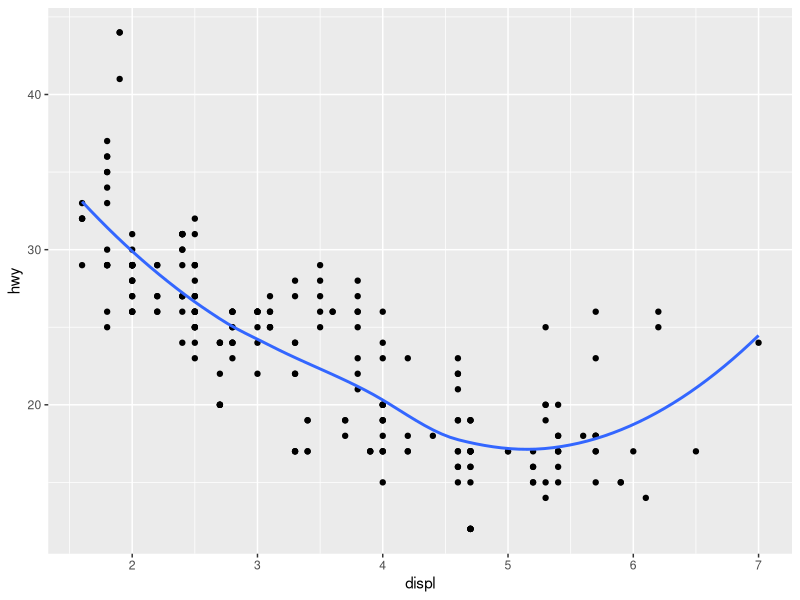
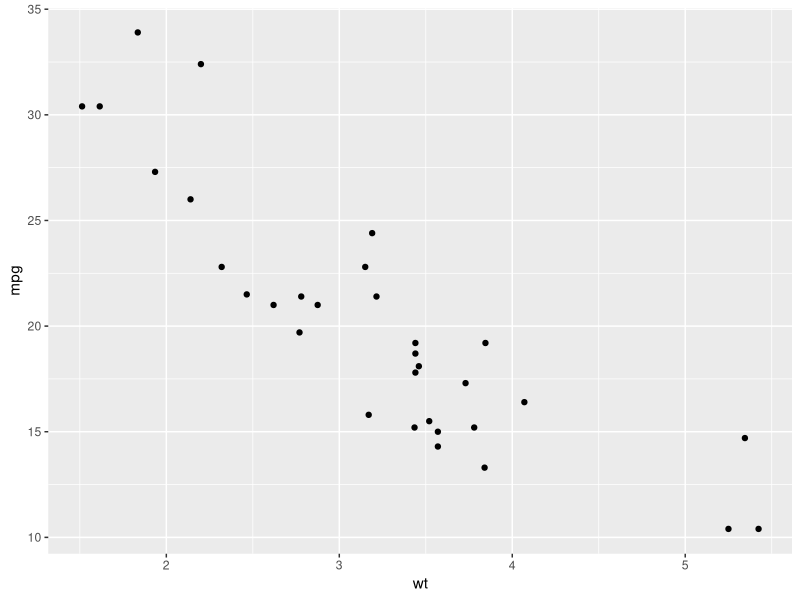
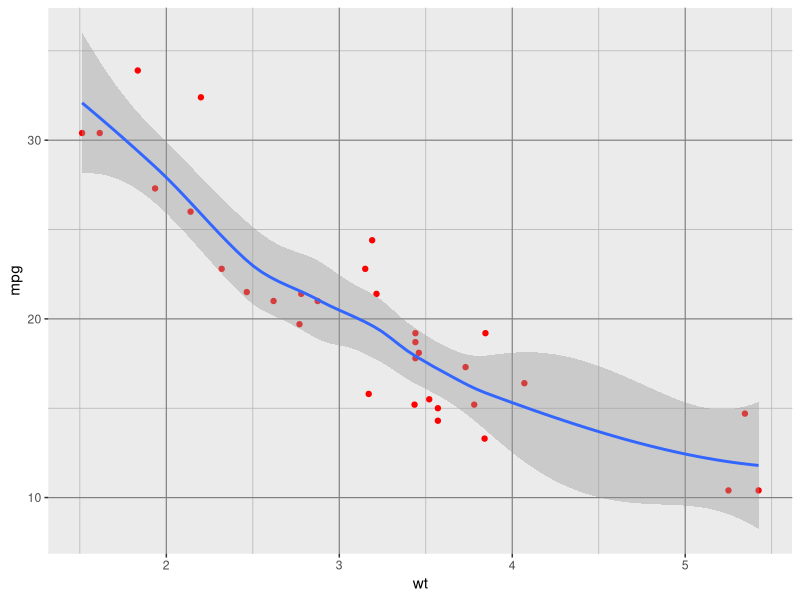
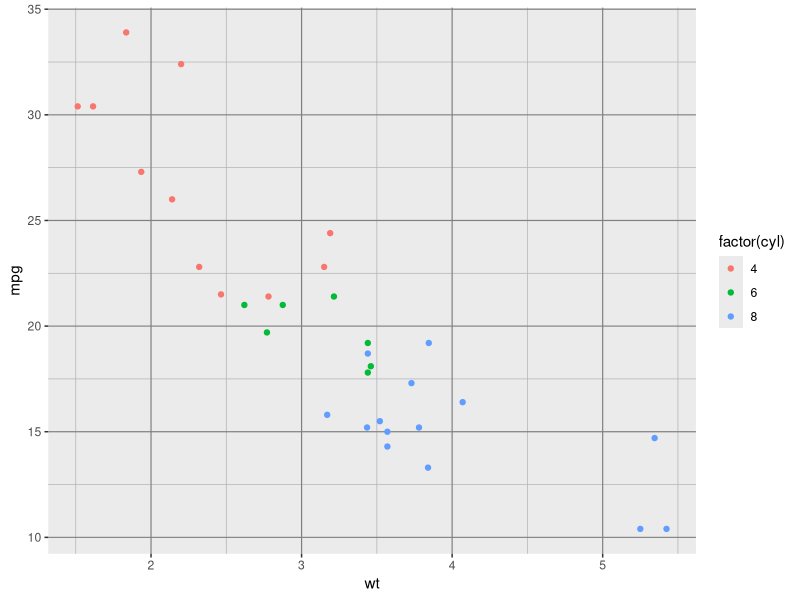
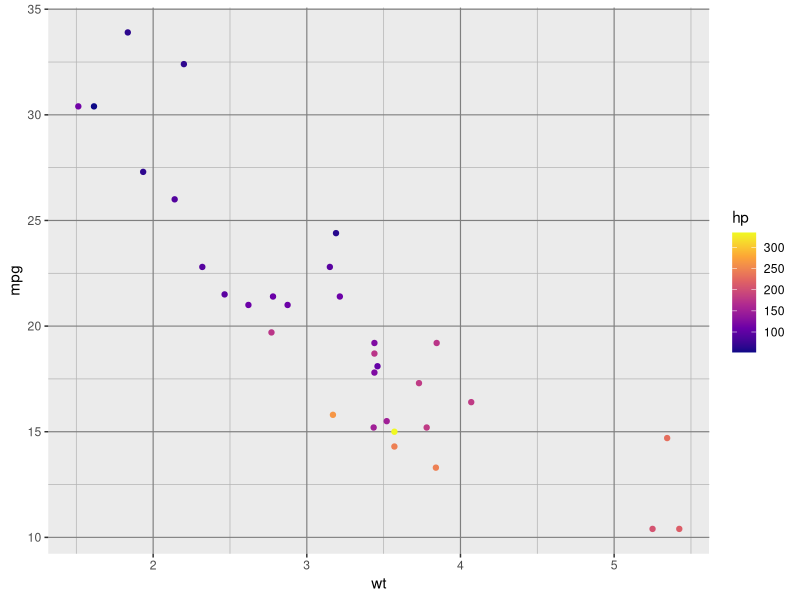
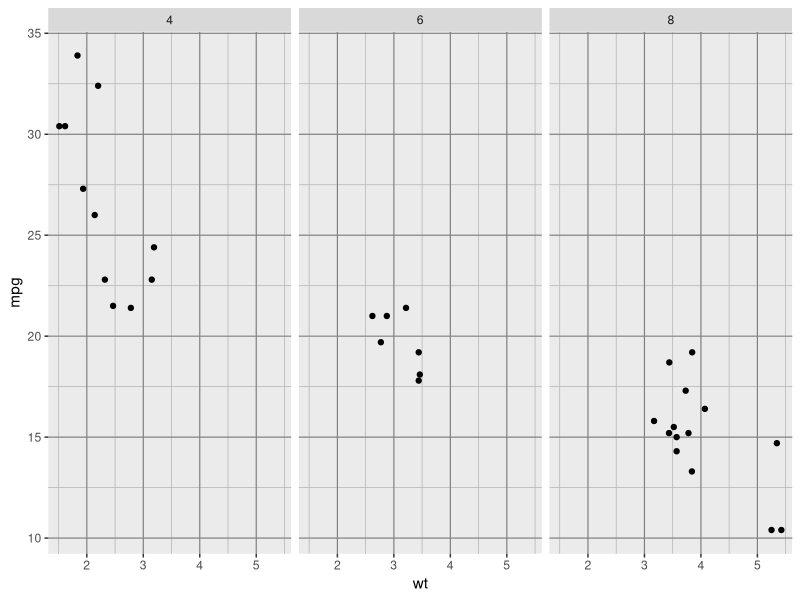
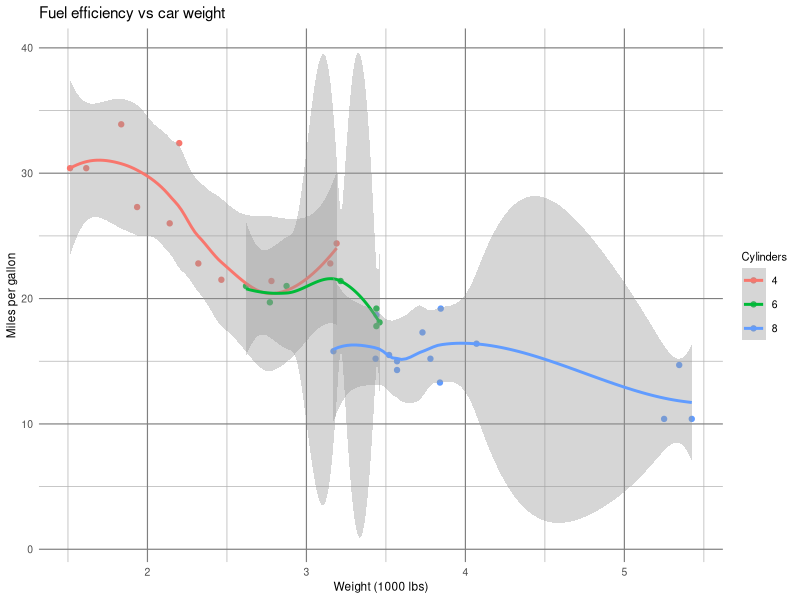

Generate these figures, in order, with R:
## ---- chunk 1
knitr::opts_chunk$set(echo = TRUE, message = FALSE, warning = FALSE)
## ---- chunk 2
library(ggplot2)
ggplot(mpg, aes(displ, hwy)) +
  geom_point() +
  geom_smooth(se = FALSE)
## ---- chunk 3
head(mtcars)
## ---- chunk 4
ggplot(mtcars, aes(x = wt, y = mpg)) + geom_point()
## ---- chunk 5
ggplot(mtcars, aes(wt, mpg)) +
  geom_point(colour = "red") +
  theme(
    panel.grid.major = element_line(colour = "grey50", linewidth = 0.4),
    panel.grid.minor = element_line(colour = "grey70", linewidth = 0.25)
  ) +
  geom_smooth(se = TRUE)
## ---- chunk 6
ggplot(mtcars, aes(wt, mpg, colour = factor(cyl))) +
  geom_point() +
  theme(
    panel.grid.major = element_line(color = "grey50", linewidth = 0.4),
    panel.grid.minor = element_line(color = "grey70", linewidth = 0.25)
  )
## ---- chunk 7
ggplot(mtcars, aes(wt, mpg, colour = hp)) +
  geom_point() +
  theme(
    panel.grid.major = element_line(colour = "grey50", linewidth = 0.4),
    panel.grid.minor = element_line(colour = "grey70", linewidth = 0.25)
  ) +
  scale_colour_viridis_c(option = "C")
## ---- chunk 8
ggplot(mtcars, aes(wt, mpg)) +
  geom_point() +
  theme(
    panel.grid.major = element_line(colour = "grey50", linewidth = 0.4),
    panel.grid.minor = element_line(colour = "grey70", linewidth = 0.25)
  ) +
  facet_wrap(~cyl, nrow = 1)
## ---- chunk 9
ggplot(mtcars, aes(x = wt, y = mpg, colour = factor(cyl))) +
  geom_point() +
  geom_smooth(se = TRUE) +
  labs(
    title = "Fuel efficiency vs car weight",
    x = "Weight (1000 lbs)",
    y = "Miles per gallon",
    colour = "Cylinders"
  ) +
  theme_minimal(base_size = 9) +
  theme(
    panel.grid.major = element_line(colour = "grey50", linewidth = 0.4),
    panel.grid.minor = element_line(colour = "grey70", linewidth = 0.25),
    plot.title = element_text(size = 11),
    axis.title = element_text(size = 8.5),
    axis.text = element_text(size = 7.5),
    legend.title = element_text(size = 8),
    legend.text = element_text(size = 7.5)
  )
